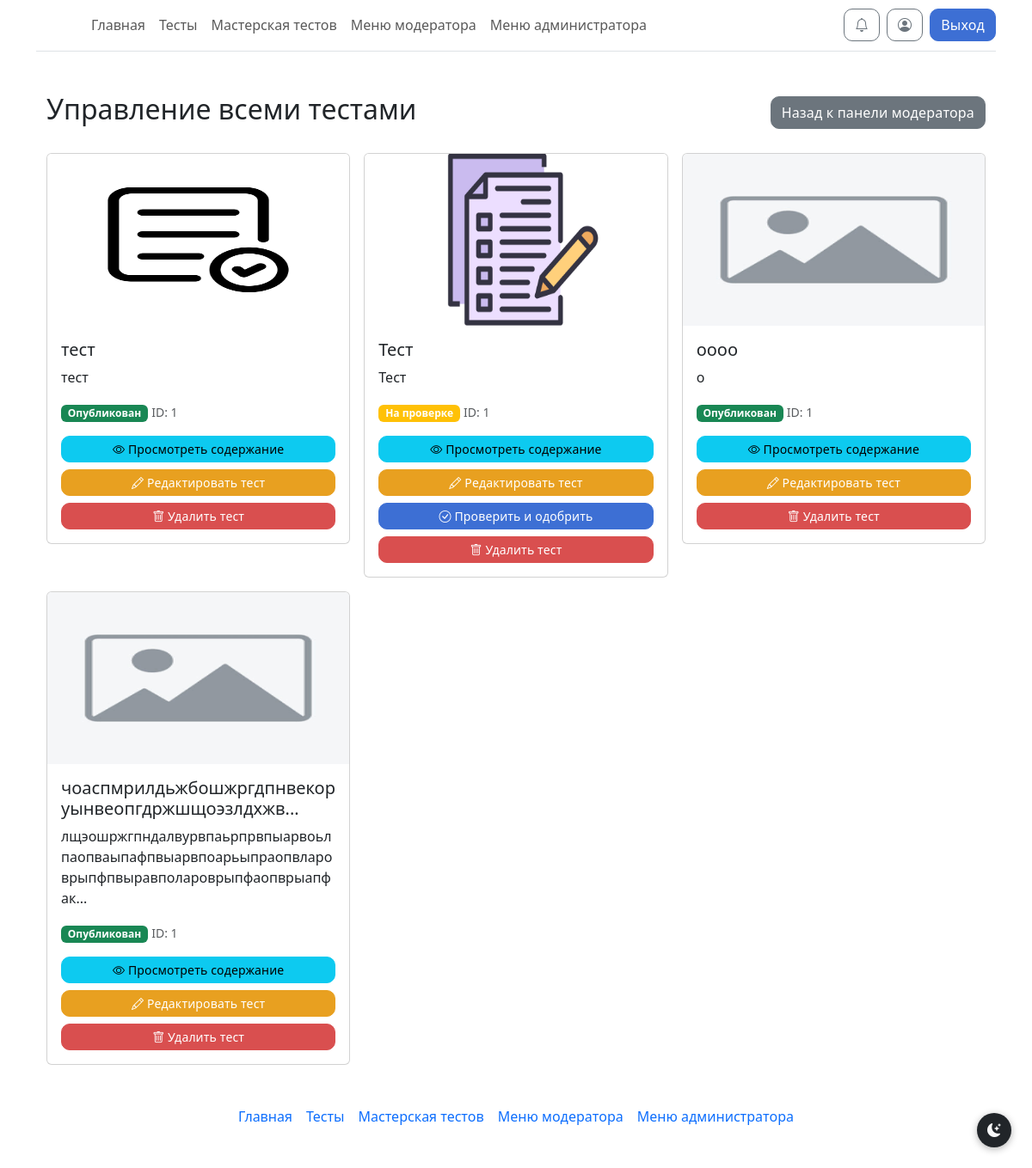
/moderator/manage (signed in), run on an earlier commit of the app's database.
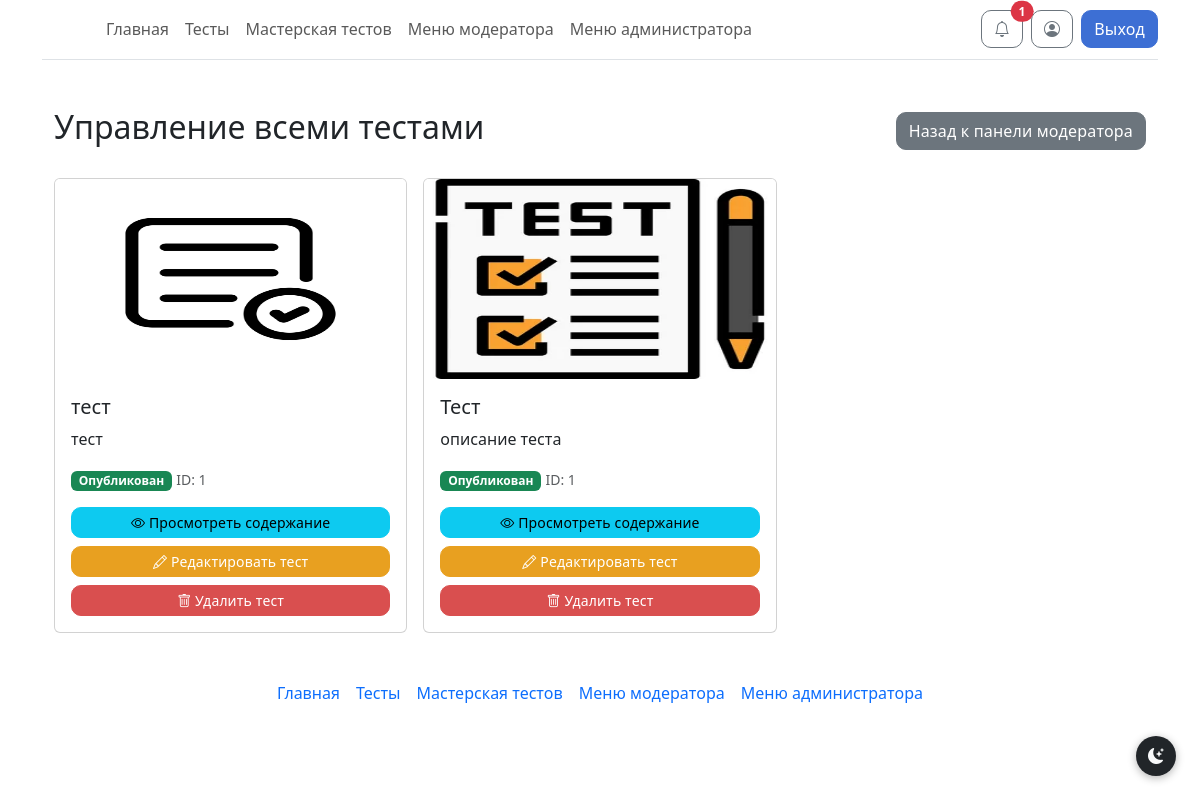
And on a later commit of the database.
### models.py (models this page shows)
class Tests(db.Model):
    test_id = db.Column(db.Integer, primary_key=True)
    test_id_creator = db.Column(db.Integer)
    test_name = db.Column(db.String)
    test_description = db.Column(db.String)
    test_status = db.Column(db.Integer)
    test_image = db.Column(db.String)

### routes/moderator.py (the view)
@moderator_bp.route('/moderator/manage')
@login_required
def moderator_manage_tests():
    if current_user.admin <= 1:
        flash("У вас нет доступа к этой странице!", 'danger')
        return redirect("/")
    all_tests = Tests.query.filter(Tests.test_status.in_([1, 2])).all()
    return render_template("moderator_manage.html", tests=all_tests)

### __init__.py (called while the page is built, shortened)
@manager.user_loader
def load_user(user_id):
    return db.session.get(User, user_id)

@app.template_filter('get_unread_notifications_count')
def get_unread_notifications_count(user_id):
    return Notifications.query.filter_by(n_user_id=user_id, n_is_read=False).count()

@app.before_request
def check_must_rate_test():
    excluded_paths = ['/test/', '/static/', '/logout']

### templates/moderator_manage.html (shortened to what this page needs)
{% extends 'base.html' %}
{% block main %}
<div class="container mt-4">
    <div class="d-flex justify-content-between align-items-center mb-4">
        <h2>Управление всеми тестами</h2>
        <a href="/moderator_1" class="btn btn-secondary">Назад к панели модератора</a>
    </div>
    {% if tests %}
    <div class="row g-3">
        {% for test in tests %}
        <div class="col-md-4">
            <div class="card">
                {% if test.test_image %}
                <img src="{{ url_for('static', filename='img/' + test.test_image) }}"
                     class="card-img-top"
                     alt="{{ test.test_name }}"
                     style="height: 200px; object-fit: cover;">
                {% else %}
                <img src="{{ url_for('static', filename='img/placeholder.png') }}"
                     class="card-img-top"
                     alt="Нет изображения"
                     style="height: 200px; object-fit: cover;">
                {% endif %}
                <div class="card-body">
                    <h5 class="card-title">{{ test.test_name|truncate(50) }}</h5>
                    <p class="card-text">{{ test.test_description|truncate(100) }}</p>
                    <div class="mb-3">
                        {% if test.test_status == 1 %}
                        <span class="badge bg-warning">На проверке</span>
                        {% elif test.test_status == 2 %}
                        <span class="badge bg-success">Опубликован</span>
                        {% endif %}
                        <small class="text-muted">ID: {{ test.test_id_creator }}</small>
                    </div>
                    <div class="d-grid gap-2">
                        <a href="{{ url_for('moderator_view_test', test_name=test.test_name) }}"
                           class="btn btn-info btn-sm">
                            <i class="bi bi-eye"></i> Просмотреть содержание
                        </a>
                        <a href="{{ url_for('edit_test', test_id=test.test_id) }}"
                           class="btn btn-warning btn-sm">
                            <i class="bi bi-pencil"></i> Редактировать тест
                        </a>
                        {% if test.test_status == 1 %}
                        <a href="{{ url_for('moderator_review_test', test_name=test.test_name) }}"
                           class="btn btn-primary btn-sm">
                            <i class="bi bi-check-circle"></i> Проверить и одобрить
                        </a>
                        {% endif %}
                        <form method="POST"
                              action="{{ url_for('moderator_delete_any_test', test_name=test.test_name) }}"
                              onsubmit="return confirm('Вы уверены, что хотите удалить тест \'{{ test.test_name }}\'? Это действие нельзя отменить!');"
                              class="d-inline">
                            <button type="submit" class="btn btn-danger btn-sm w-100">
                                <i class="bi bi-trash"></i> Удалить тест
                            </button>
                        </form>
                    </div>
                </div>
            </div>
        </div>
        {% endfor %}
    </div>
    {% else %}
    <div class="alert alert-info" role="alert">
        <i class="bi bi-info-circle"></i>
        Нет тестов для управления.
    </div>
    {% endif %}
</div>
{% endblock %}

### templates/base.html (shortened to what this page needs)
<!doctype html>
<html lang="ru">
  <head>
    <link href="https://cdn.jsdelivr.net/npm/bootstrap@5.3.3/dist/css/bootstrap.min.css" rel="stylesheet">
    <link rel="stylesheet" href="https://cdn.jsdelivr.net/npm/bootstrap-icons@1.11.3/font/bootstrap-icons.css">
    <link href="{{ url_for('static', filename='style/style.css') }}" rel="stylesheet">
  </head>
  <body class="d-flex flex-column min-vh-100">
<div class="container">
    <header class="py-2 mb-4 border-bottom">
      <nav class="navbar navbar-expand-lg p-0">
        <a href="/" class="navbar-brand">
          <svg class="bi" width="40" height="32" role="img" aria-label="Главная"><use xlink:href="#bootstrap"></use></svg>
        </a>
        <div class="collapse navbar-collapse" id="mainNav">
          <ul class="navbar-nav me-auto mb-2 mb-lg-0">
            <li class="nav-item"><a href="/" class="nav-link px-2">Главная</a></li>
            <li class="nav-item"><a href="/tests" class="nav-link px-2">Тесты</a></li>
            {% if current_user.is_authenticated %}
            <li class="nav-item"><a href="/workshop" class="nav-link px-2">Мастерская тестов</a></li>
            {% endif %}
            {% if current_user.is_authenticated and current_user.admin >= 1 %}
            <li class="nav-item"><a href="/moderator_1" class="nav-link px-2">Меню модератора</a></li>
            {% endif %}
            {% if current_user.is_authenticated and current_user.admin >= 2 %}
            <li class="nav-item"><a href="/admin_1" class="nav-link px-2">Меню администратора</a></li>
            {% endif %}
          </ul>
          <div class="d-flex align-items-center gap-2 flex-wrap">
            {% if current_user.is_authenticated %}
            <a href="/notifications" class="btn btn-outline-secondary position-relative">
                <i class="bi bi-bell"></i>
                {% set unread_count = current_user.id | get_unread_notifications_count %}
                {% if unread_count > 0 %}
                <span class="position-absolute top-0 start-100 translate-middle badge rounded-pill bg-danger">
                    {{ unread_count if unread_count < 100 else '99+' }}
                </span>
                {% endif %}
            </a>
            <a href="/profile" class="btn btn-outline-secondary">
                <i class="bi bi-person-circle"></i>
            </a>
            <a class="btn btn-primary" href="/logout">Выход</a>
            {% else %}
            <a class="btn btn-outline-primary" href="/login">Вход</a>
            <a class="btn btn-primary" href="/registration">Регистрация</a>
            {% endif %}
          </div>
        </div>
      </nav>
    </header>
  </div>
<main class = "container">
  {% block main %}{% endblock %}
</main>
<div class="container">
  <footer class="py-3 my-4">
    <ul class="nav col-12 col-md-auto mb-2 justify-content-center mb-md-0">
        <li><a href="/" class="nav-link px-2">Главная</a></li>
          <li><a href="/tests" class="nav-link px-2">Тесты</a></li>
        {% if current_user.is_authenticated %}
        <li><a href="/workshop" class="nav-link px-2">Мастерская тестов</a></li>
        {% endif %}
        {% if current_user.is_authenticated and current_user.admin >= 1 %}
          <li><a href="/moderator_1" class="nav-link px-2">Меню модератора</a></li>
        {% endif %}
        {% if current_user.is_authenticated and current_user.admin >= 2 %}
          <li><a href="/admin_1" class="nav-link px-2">Меню администратора</a></li>
        {% endif %}
      </ul>
  </footer>
</div>
    <button id="theme-toggle" title="Переключить тему">
      <i id="theme-icon"></i>
    </button>
  </body>
</html>

### static/style/style.css (style rules this page uses)
.btn { border-radius: 10px !important; font-weight: 500; letter-spacing: 0.01em; transition: transform 0.1s ease, box-shadow 0.1s ease, background-color 0.1s ease !important; }
.btn-primary { background: #3d6fd4 !important; border-color: #3d6fd4 !important; }
.btn-warning { background: #e8a020 !important; border-color: #e8a020 !important; color: #fff !important; }
.btn-danger { background: #d94f4f !important; border-color: #d94f4f !important; }
.btn-secondary { background: #6c757d !important; border-color: #6c757d !important; }
.btn-outline-secondary { border-radius: 10px !important; }
.card:not(.card-fixed) .card-img-top { object-fit: fill !important; width: 100%; }
#theme-toggle { position: fixed; bottom: 1.5rem; right: 1.5rem; z-index: 1050; width: 2.5rem; height: 2.5rem; border-radius: 50%; border: none; font-size: 1rem; cursor: pointer; box-shadow: 0 2px 8px rgba(0,0,0,0.3); display: flex; align-items: center; justify-content: center; background-color: #212529; color: #f8f9fa; transition: background-color 0.2s, color 0.2s; }

What changed in the data, as far as the page shows it:
removed Tests: test_name "оооо", test_description "о", test_status "Опубликован", test_id_creator "1"
removed Tests: test_name "чоаспмрилдьжбошжргдпнвекоруынвеопгдржшщоэзлдхжв...", test_description "лщэошржгпндалвурвпаьрпрвпыарвоьлпаопваыпафпвыарвпоарьыпраопвлароврыпфпвыравполароврыпфаопврыапфак...", test_status "Опубликован", test_id_creator "1"
changed Tests "Тест": test_image: a different picture; test_description "Тест" → "описание теста"; test_name "Тест" → "Тест " (drawn); test_status "На проверке Проверить и одобрить" → "Опубликован"
Also different on the page:
{{ unread_count if unread_count < 100 else '99+' }}: (not shown) → "1"
